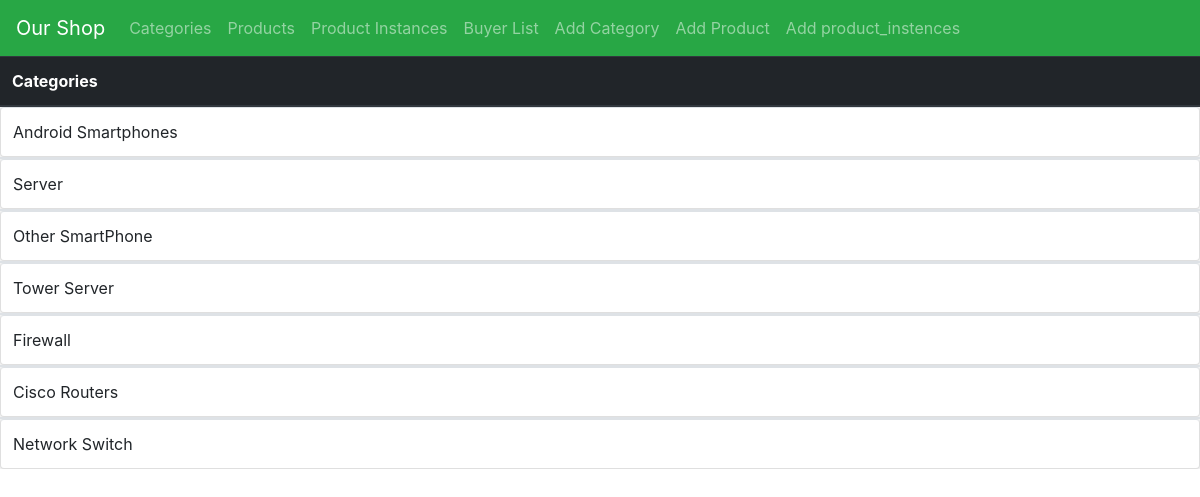
Page /categories/ on the committed database.
### ShopApp/models.py (models this page shows, shortened)
class Category(models.Model):
    name = models.CharField(max_length=200, help_text='Category Name')
    class Meta:
        verbose_name_plural = 'Categories'

### ShopApp/views.py (the view)
# urls.py: path('categories/', views.CategoriesListView.as_view(), name='categories'),
class CategoriesListView(generic.ListView):
    model = Category

### ShopApp/templates/ShopApp/category_list.html
{% extends 'base.html' %}
{% block content %}
    <table class="table table-striped">
        <thead class="thead-dark">
        <tr>
            <th scope="col">Categories</th>
        </tr>
        </thead>
        <tbody>
        {% for i in category_list %}
            <td class="list-group-item"> {{ i.name  }}
            </td>
        </tbody>
{% endfor %}
{% endblock %}

### rows in the picture
Category: name "Android Smartphones"
Category: name "Server"
Category: name "Other SmartPhone"
Category: name "Tower Server"
Category: name "Firewall"
Category: name "Cisco Routers"
Category: name "Network Switch"
